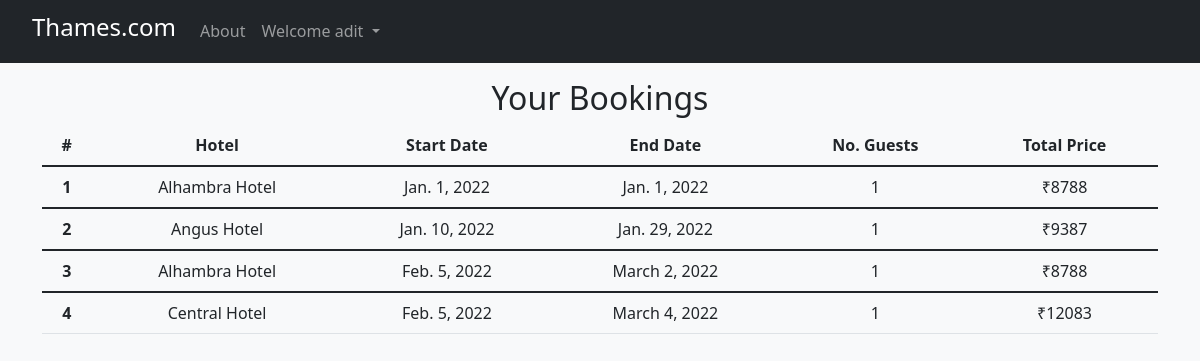
The page /bookings/ (signed in) on the database its author committed.
### core/models.py (models this page shows, shortened)
class Booking(models.Model):
    user = models.ForeignKey(
        settings.AUTH_USER_MODEL,
        on_delete=models.CASCADE)
    start = models.DateField()
    end = models.DateField()
    guests = models.IntegerField()
    total = models.IntegerField()
    payment = models.CharField(max_length=100)
    hotel = models.ForeignKey(Hotel, on_delete=models.CASCADE)
    class Meta:
        ordering = ["start"]

class Hotel(models.Model):
    name = models.CharField(max_length=100)
    price = models.IntegerField()
    address = models.CharField(max_length=100)
    longitude = models.FloatField()
    latitude = models.FloatField()
    smoking_rooms = models.BooleanField(default=False)
    pool = models.BooleanField(default=False)
    gym = models.BooleanField(default=False)
    room_service = models.BooleanField(default=False)
    spa = models.BooleanField(default=False)
    breakfast = models.BooleanField(default=False)
    free_wifi = models.BooleanField(default=False)
    dry_cleaning = models.BooleanField(default=False)
    class Meta:
        ordering = ["name"]

### core/views.py (the view)
# urls.py: path("bookings/", bookingsView, name="bookings"),
def bookingsView(request):
    bookings = Booking.objects.filter(user=request.user)
    context = {
        "bookings": bookings,
    }
    return render(request, "bookings.html", context)

### core/templates/bookings.html (shortened to what this page needs)
{% extends "base.html" %}
{% block content %}
<div class="container">
    <div class="table-responsive text-nowrap">
        <h2 class="mt-3 text-center">Your Bookings</h2>
        <table class="table">
            <thead>
                <tr>
                    <th scope="col" class="text-center">#</th>
                    <th scope="col" class="text-center">Hotel</th>
                    <th scope="col" class="text-center">Start Date</th>
                    <th scope="col" class="text-center">End Date</th>
                    <th scope="col" class="text-center">No. Guests</th>
                    <th scope="col" class="text-center">Total Price</th>
                </tr>
            </thead>
            {% if bookings %}
            {% for booking in bookings %}
            <tbody>
                <tr>
                    <th scope="row" class="text-center">{{ forloop.counter }}</th>
                    <td class="text-center">
                        {{booking.hotel.name }}</td>
                    <td class="text-center">{{ booking.start }}</td>
                    <td class="text-center">{{ booking.end }}</td>
                    <td class="text-center">{{ booking.guests }}</td>
                    <td class="text-center">&#x20B9;{{ booking.total }}</td>
                </tr>
            </tbody>
            {% endfor %}
            {% else %}
            <tr>
                <td colspan="6" class="text-center"><a href="/" class="btn btn-success">
                        Your history is empty :( Start shopping now!
                    </a></td>
            </tr>
            {% endif %}
        </table>
    </div>
</div>
{% endblock content %}

### core/templates/base.html (shortened to what this page needs)
{% load static %}
<!DOCTYPE html>
<html lang="en">
    <head>
        <link href="https://cdn.jsdelivr.net/npm/bootstrap@5.1.3/dist/css/bootstrap.min.css" rel="stylesheet"
>
        <link rel="stylesheet" href="{% static "css/sticky_footer.css" %}">
    </head>
    <body class="bg-light">
        <div class="wrapper">
            {% include "partials/navbar.html" %}
            {% block content %}
            {% endblock content %}
        </div>
    </body>
</html>

### core/templates/partials/navbar.html (shortened to what this page needs)
<nav class="navbar navbar-expand-lg navbar-dark bg-dark">
    <div class="container-fluid">
        <a class="navbar-brand" style="padding-left:20px" href="/"><h4>Thames.com</h4></a>
        <div class="collapse navbar-collapse" id="navbarSupportedContent">
            <ul class="navbar-nav me-auto mb-2 mb-lg-0">
                <li class="nav-item">
                    <a class="nav-link" href="{% url "about" %}">About</a>
                </li>
                <li class="nav-item dropdown">
                    <a class="nav-link dropdown-toggle" href="#" id="navbarDropdown" role="button"
                        data-bs-toggle="dropdown" aria-expanded="false">
                        {% if user.is_authenticated %}
                        Welcome {{ user.username }}
                        {% else %}
                        Welcome Guest
                        {% endif %}
                    </a>
                </li>
            </ul>
        </div>
    </div>
</nav>

### rows shown on the page
Booking: hotel.name "Alhambra Hotel", start "Jan. 1, 2022", end "Jan. 1, 2022", guests "1", total "8788"
Booking: hotel.name "Angus Hotel", start "Jan. 10, 2022", end "Jan. 29, 2022", guests "1", total "9387"
Booking: hotel.name "Alhambra Hotel", start "Feb. 5, 2022", end "March 2, 2022", guests "1", total "8788"
Booking: hotel.name "Central Hotel", start "Feb. 5, 2022", end "March 4, 2022", guests "1", total "12083"

### other values the page prints
{{ user.username }} "adit"
